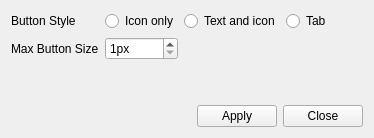
<?xml version="1.0" encoding="UTF-8"?>
<ui version="4.0">
 <class>settingswidget</class>
 <widget class="QWidget" name="settingswidget">
  <property name="geometry">
   <rect>
    <x>0</x>
    <y>0</y>
    <width>374</width>
    <height>138</height>
   </rect>
  </property>
  <property name="windowTitle">
   <string>Window List Settings</string>
  </property>
  <property name="windowIcon">
   <iconset theme="configure">
    <normaloff>.</normaloff>.</iconset>
  </property>
  <layout class="QVBoxLayout" name="verticalLayout">
   <item>
    <layout class="QGridLayout" name="gridLayout">
     <item row="0" column="1">
      <widget class="QRadioButton" name="icononlyRbt">
       <property name="text">
        <string>Icon only</string>
       </property>
      </widget>
     </item>
     <item row="0" column="4">
      <widget class="QRadioButton" name="tabRbt">
       <property name="text">
        <string>Tab</string>
       </property>
      </widget>
     </item>
     <item row="1" column="0">
      <widget class="QLabel" name="label_3">
       <property name="text">
        <string>Max Button Size</string>
       </property>
      </widget>
     </item>
     <item row="1" column="1">
      <widget class="QSpinBox" name="maxsizesbox">
       <property name="suffix">
        <string>px</string>
       </property>
       <property name="minimum">
        <number>1</number>
       </property>
       <property name="maximum">
        <number>10000</number>
       </property>
      </widget>
     </item>
     <item row="3" column="0" colspan="5">
      <layout class="QHBoxLayout" name="horizontalLayout">
       <item>
        <spacer name="horizontalSpacer">
         <property name="orientation">
          <enum>Qt::Horizontal</enum>
         </property>
         <property name="sizeHint" stdset="0">
          <size>
           <width>40</width>
           <height>20</height>
          </size>
         </property>
        </spacer>
       </item>
       <item>
        <widget class="QPushButton" name="applybt">
         <property name="text">
          <string>Apply</string>
         </property>
         <property name="icon">
          <iconset theme="dialog-ok-apply">
           <normaloff>.</normaloff>.</iconset>
         </property>
        </widget>
       </item>
       <item>
        <widget class="QPushButton" name="closebt">
         <property name="text">
          <string>Close</string>
         </property>
         <property name="icon">
          <iconset theme="dialog-close">
           <normaloff>.</normaloff>.</iconset>
         </property>
        </widget>
       </item>
      </layout>
     </item>
     <item row="0" column="2" colspan="2">
      <widget class="QRadioButton" name="textandiconRbt">
       <property name="text">
        <string>Text and icon</string>
       </property>
      </widget>
     </item>
     <item row="0" column="0">
      <widget class="QLabel" name="label">
       <property name="text">
        <string>Button Style</string>
       </property>
      </widget>
     </item>
     <item row="2" column="0">
      <spacer name="verticalSpacer">
       <property name="orientation">
        <enum>Qt::Vertical</enum>
       </property>
       <property name="sizeHint" stdset="0">
        <size>
         <width>20</width>
         <height>40</height>
        </size>
       </property>
      </spacer>
     </item>
     <item row="1" column="4">
      <spacer name="horizontalSpacer_2">
       <property name="orientation">
        <enum>Qt::Horizontal</enum>
       </property>
       <property name="sizeHint" stdset="0">
        <size>
         <width>40</width>
         <height>20</height>
        </size>
       </property>
      </spacer>
     </item>
    </layout>
   </item>
  </layout>
 </widget>
 <resources/>
 <connections>
  <connection>
   <sender>closebt</sender>
   <signal>clicked()</signal>
   <receiver>settingswidget</receiver>
   <slot>close()</slot>
   <hints>
    <hint type="sourcelabel">
     <x>249</x>
     <y>146</y>
    </hint>
    <hint type="destinationlabel">
     <x>293</x>
     <y>134</y>
    </hint>
   </hints>
  </connection>
 </connections>
</ui>
